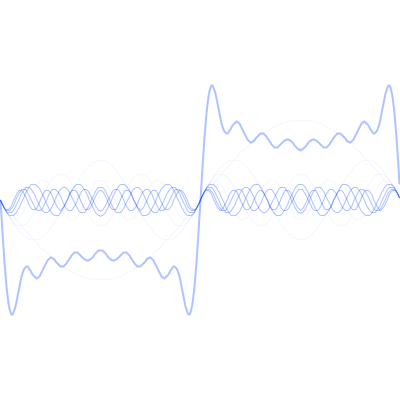
Frame 1 (no input)
Frame 60 (the mouse pressed at the canvas centre just before this capture): identical to frame 1, image omitted
Frame 120 (the mouse held since frame 60 and released just before this capture): identical to frame 1, image omitted

The Processing sketch that drew this single still picture (run headless with seeded random() and noise(); from frame 60 on, the mouse is pressed at the canvas centre):

// Processing sketch: AddWave
// ── AddWave.pde
ArrayList<PVector> finalWave = new ArrayList();
int n = 3;
int N = 8;
int pn = 1;

void setup() {
  size(400, 400);
  finalWave = createWave(0, 0, 0);
  for (int i=0; i<N; i++) {
    ArrayList<PVector> wave = createWave(2*i+1, 10*N/(i+1), 0); // freq, amp, phase
    finalWave = addWave(wave);
  }
}

void draw() {
  background(-1);  
  for (int i=0; i<N; i++) { 
    ArrayList<PVector> wave = createWave(2*i+1, 10*N/(i+1), 0);
    showWave(wave, i);
  } 
  showWave(finalWave, N+1);
}


ArrayList<PVector> createWave(float freq, float amp, float phase) {
  ArrayList<PVector> wave = new ArrayList();
  for (int i=0; i<width; i++) {
    float ang = map(i, 0, width, 0, 360 );
    float y = amp*sin(radians(ang*freq)+phase);
    wave.add(new PVector(i, y));
  }
  return wave;
}

void showWave(ArrayList<PVector> wave, int h) {
  pushMatrix();
  translate(0, height/2);
  noFill();
  strokeWeight(h/4);
  stroke(#0041FF, 80);
  beginShape();
  for (int i=0; i<wave.size (); i++) {
    PVector P = wave.get(i);
    vertex(P.x, P.y);
  }
  endShape();
  //line(0, 0, width, 0);
  popMatrix();
}

ArrayList<PVector> addWave(ArrayList<PVector> wave) {
  ArrayList<PVector> tempWave = new ArrayList();
  for (int i=0; i<width; i++) {
    PVector w = wave.get(i);
    PVector fw = finalWave.get(i);
    float yy = w.y + fw.y;
    PVector finalVec = new PVector(i, yy);
    tempWave.add(finalVec);
  }
  return tempWave;
}
